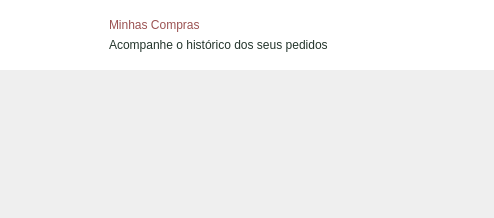
              <widget class="QWidget" name="scrollAreaWidgetContents_4">
               <property name="geometry">
                <rect>
                 <x>0</x>
                 <y>0</y>
                 <width>494</width>
                 <height>218</height>
                </rect>
               </property>
               <property name="cursor">
                <cursorShape>ArrowCursor</cursorShape>
               </property>
               <property name="styleSheet">
                <string notr="true"/>
               </property>
               <layout class="QVBoxLayout" name="verticalLayout_47" stretch="25,75">
                <property name="leftMargin">
                 <number>0</number>
                </property>
                <property name="topMargin">
                 <number>0</number>
                </property>
                <property name="rightMargin">
                 <number>0</number>
                </property>
                <property name="bottomMargin">
                 <number>0</number>
                </property>
                <item>
                 <widget class="QWidget" name="headerHistorico" native="true">
                  <property name="maximumSize">
                   <size>
                    <width>16777215</width>
                    <height>220</height>
                   </size>
                  </property>
                  <property name="focusPolicy">
                   <enum>Qt::FocusPolicy::NoFocus</enum>
                  </property>
                  <property name="styleSheet">
                   <string notr="true">background-color: #FFFFFF;
</string>
                  </property>
                  <layout class="QHBoxLayout" name="horizontalLayout_27">
                   <property name="leftMargin">
                    <number>100</number>
                   </property>
                   <property name="rightMargin">
                    <number>100</number>
                   </property>
                   <item>
                    <widget class="QWidget" name="textosHistorico" native="true">
                     <property name="sizePolicy">
                      <sizepolicy hsizetype="Preferred" vsizetype="Maximum">
                       <horstretch>0</horstretch>
                       <verstretch>0</verstretch>
                      </sizepolicy>
                     </property>
                     <layout class="QVBoxLayout" name="verticalLayout_48">
                      <item>
                       <widget class="QLabel" name="tituloHistorico">
                        <property name="sizePolicy">
                         <sizepolicy hsizetype="Preferred" vsizetype="Maximum">
                          <horstretch>0</horstretch>
                          <verstretch>0</verstretch>
                         </sizepolicy>
                        </property>
                        <property name="styleSheet">
                         <string notr="true">color: #9B5252</string>
                        </property>
                        <property name="text">
                         <string>Minhas Compras</string>
                        </property>
                       </widget>
                      </item>
                      <item>
                       <widget class="QLabel" name="destaqueHistorico">
                        <property name="sizePolicy">
                         <sizepolicy hsizetype="Preferred" vsizetype="Maximum">
                          <horstretch>0</horstretch>
                          <verstretch>0</verstretch>
                         </sizepolicy>
                        </property>
                        <property name="styleSheet">
                         <string notr="true">color: #24352C</string>
                        </property>
                        <property name="text">
                         <string>Acompanhe o histórico dos seus pedidos</string>
                        </property>
                       </widget>
                      </item>
                     </layout>
                    </widget>
                   </item>
                  </layout>
                 </widget>
                </item>
                <item>
                 <widget class="QWidget" name="bodyHistorico" native="true">
                  <layout class="QHBoxLayout" name="horizontalLayout_32" stretch="70">
                   <property name="leftMargin">
                    <number>100</number>
                   </property>
                   <property name="topMargin">
                    <number>60</number>
                   </property>
                   <property name="rightMargin">
                    <number>100</number>
                   </property>
                   <property name="bottomMargin">
                    <number>60</number>
                   </property>
                   <item>
                    <widget class="QWidget" name="listaHistorico" native="true">
                     <property name="sizePolicy">
                      <sizepolicy hsizetype="Expanding" vsizetype="Preferred">
                       <horstretch>0</horstretch>
                       <verstretch>0</verstretch>
                      </sizepolicy>
                     </property>
                     <layout class="QVBoxLayout" name="verticalLayout_49">
                      <property name="spacing">
                       <number>10</number>
                      </property>
                      <property name="leftMargin">
                       <number>0</number>
                      </property>
                      <property name="topMargin">
                       <number>0</number>
                      </property>
                      <property name="rightMargin">
                       <number>0</number>
                      </property>
                      <property name="bottomMargin">
                       <number>0</number>
                      </property>
                     </layout>
                    </widget>
                   </item>
                  </layout>
                 </widget>
                </item>
               </layout>
              </widget>
